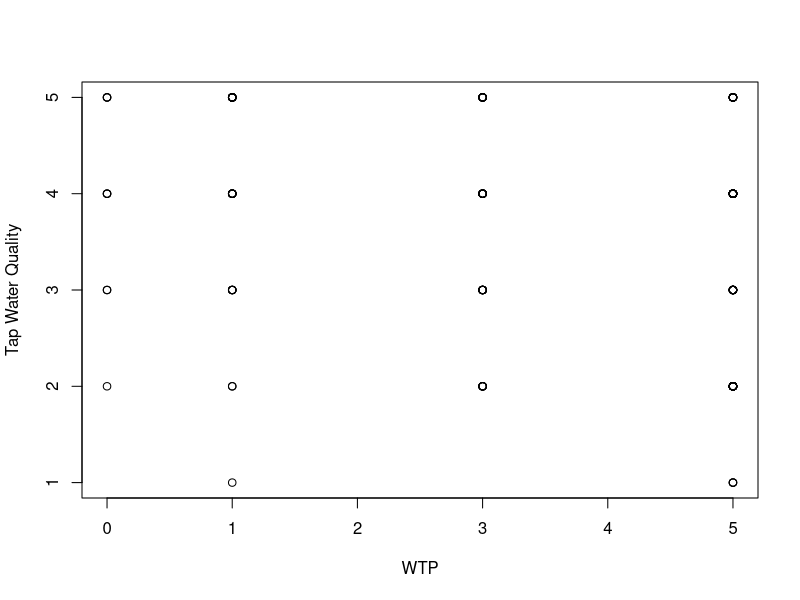
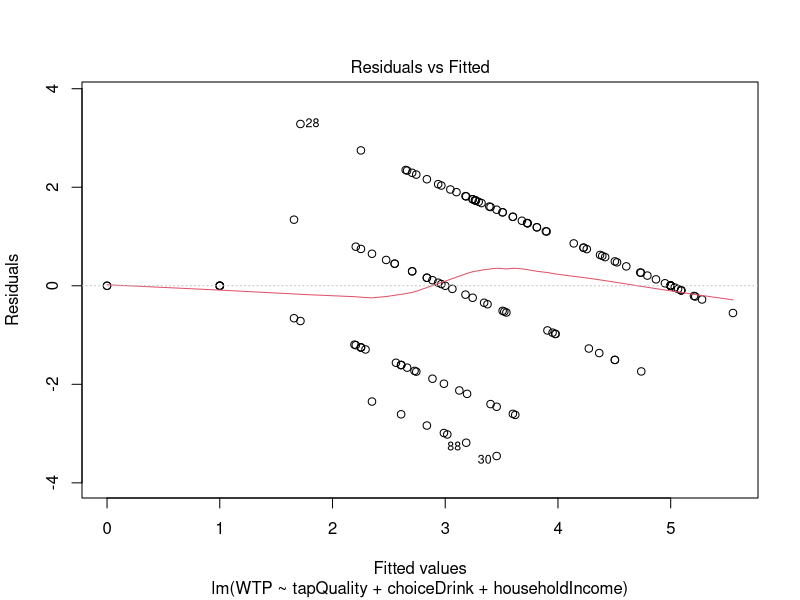
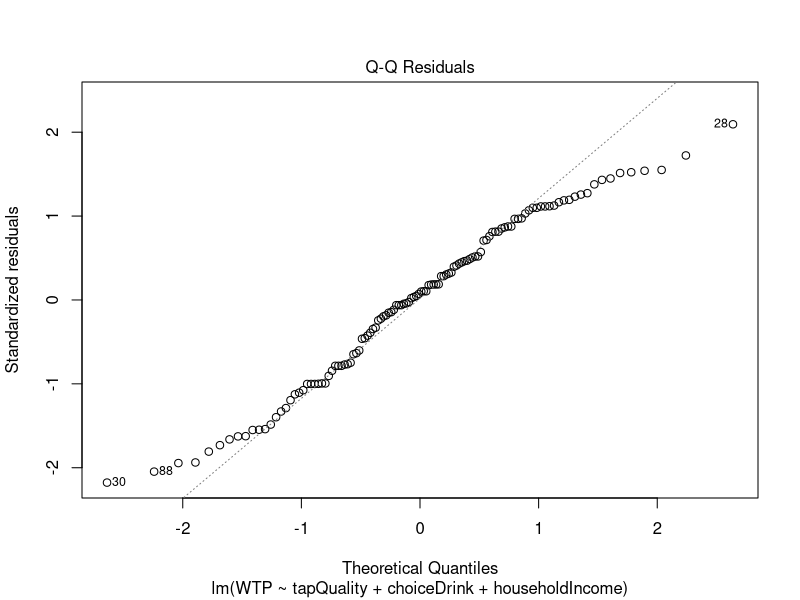
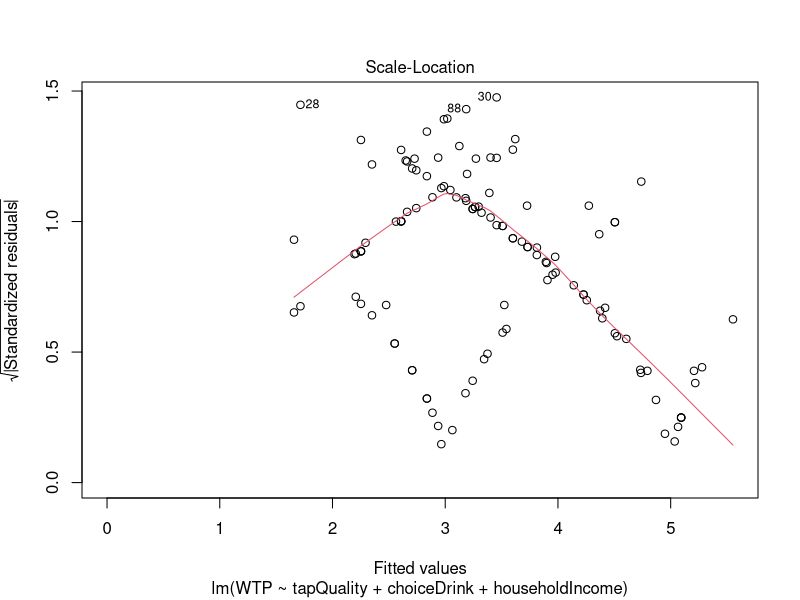
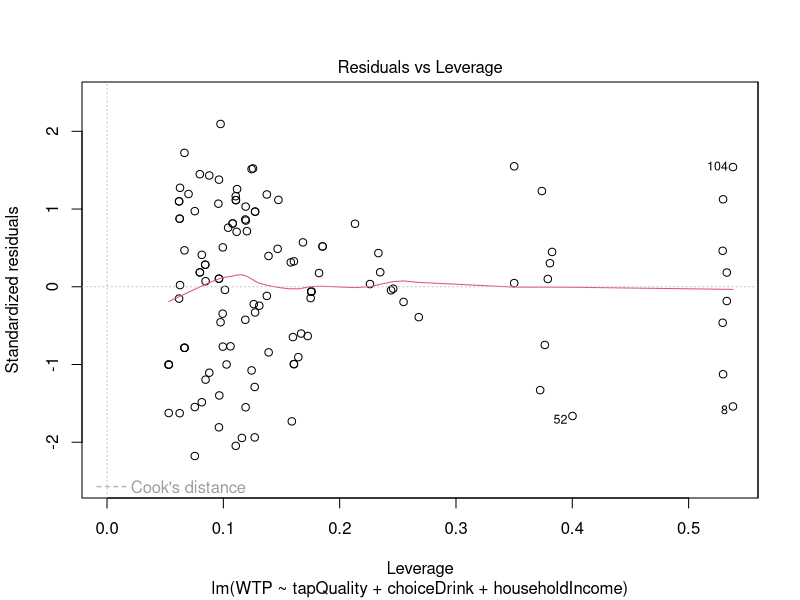

The R source for these figures, in order: (Note: this script raises an error after producing the figures.)
library(readxl)
library(dplyr)
WTP <- read_excel("WTP water treatment improvement_April 26, 2022_08.31.xlsx")
# View(WTP_water_treatment_improvement_April_26_2022_08_31)

# Data Cleaning + Wrangling

WTP <- subset(WTP, select = c('Q1', 'Q2', 'Q3', 'Q4_1', 'Q5', 'Q6',
                              'Q7', 'Q8', 'Q9', 'Q10', 'Q11', 'Q12'))

WTP <- WTP %>% rename('WTP'='Q1', 'region'='Q2', 'typicalWaSource' = 'Q3', 
                      'tapQuality' = 'Q4_1',
                      'reuseBottle' = 'Q5', 'waterIntake' = 'Q6', 'choiceDrink'
                      = 'Q7', 'areaSize' = 'Q8', 'householdIncome' = 'Q9',
                      'race' = 'Q10', 'sex' = 'Q11', 'birthYear' = 'Q12')
# Removing the answers from in class survey
N = 15

WTPfull <- tail(WTP, -N)

WTPnoNA <- na.omit(WTPfull)

WTPnoNA$WTP = as.numeric(gsub("\\$", "", WTPnoNA$WTP))

WTPnoNA$tapQuality = as.numeric(WTPnoNA$tapQuality)

WTPnoNA <- WTPnoNA[-3,]
WTPnoNA <- WTPnoNA[-31,]
WTPnoNA <- WTPnoNA[-39,]
WTPnoNA <- WTPnoNA[-47,]
WTPnoNA <- WTPnoNA[-75,]
WTPnoNA <- WTPnoNA[-89,]
WTPnoNA <- WTPnoNA[-119,]
WTPnoNA <- WTPnoNA[-3,]

WTPnoNA$birthYear = as.numeric(WTPnoNA$birthYear)
mean(WTPnoNA$birthYear)


WTPfull <- WTPfull[-31,]
WTPfull <- WTPfull[-34,]
WTPfull <- WTPfull[-55,]
WTPfull <- WTPfull[-75,]
WTPfull <- WTPfull[-80,]
WTPfull <- WTPfull[-94,]
WTPfull <- WTPfull[-108,]

# Exploratory analysis

library(writexl)

# write_xlsx(WTPnoNA, "C:\\RStudio\\WTP-watertreatment-\\wtpcleaned.xlsx")
# write_xlsx(WTP, "C:\\RStudio\\WTP-watertreatment-\\wtpfull.xlsx")


plot(WTPnoNA$WTP, WTPnoNA$tapQuality, xlab = "WTP", ylab= "Tap Water Quality")

WTPnoNA$reuseBottleCat <- as.factor(WTPnoNA$reuseBottle)

mod1 <- lm(formula = WTP ~ tapQuality + choiceDrink + householdIncome, data = WTPnoNA)
summary(mod1)
plot(mod1)

mod2 <- lm(formula = )


